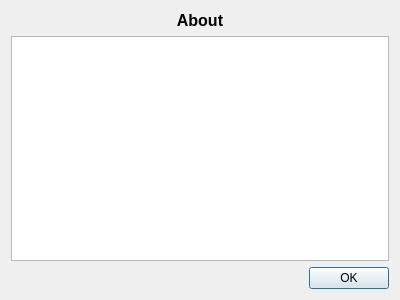
<?xml version="1.0" encoding="UTF-8"?>
<ui version="4.0">
 <class>InfoDialog</class>
 <widget class="QDialog" name="InfoDialog">
  <property name="geometry">
   <rect>
    <x>0</x>
    <y>0</y>
    <width>400</width>
    <height>300</height>
   </rect>
  </property>
  <property name="windowTitle">
   <string>Dialog</string>
  </property>
  <layout class="QVBoxLayout" name="verticalLayout">
   <item>
    <widget class="QLabel" name="label">
     <property name="font">
      <font>
       <pointsize>12</pointsize>
       <bold>true</bold>
      </font>
     </property>
     <property name="text">
      <string>About</string>
     </property>
     <property name="alignment">
      <set>Qt::AlignCenter</set>
     </property>
    </widget>
   </item>
   <item>
    <widget class="QTextBrowser" name="textBrowser">
     <property name="font">
      <font>
       <pointsize>11</pointsize>
      </font>
     </property>
    </widget>
   </item>
   <item>
    <widget class="QDialogButtonBox" name="buttonBox">
     <property name="cursor">
      <cursorShape>PointingHandCursor</cursorShape>
     </property>
     <property name="orientation">
      <enum>Qt::Horizontal</enum>
     </property>
     <property name="standardButtons">
      <set>QDialogButtonBox::Ok</set>
     </property>
    </widget>
   </item>
  </layout>
 </widget>
 <resources/>
 <connections>
  <connection>
   <sender>buttonBox</sender>
   <signal>accepted()</signal>
   <receiver>InfoDialog</receiver>
   <slot>accept()</slot>
   <hints>
    <hint type="sourcelabel">
     <x>248</x>
     <y>254</y>
    </hint>
    <hint type="destinationlabel">
     <x>157</x>
     <y>274</y>
    </hint>
   </hints>
  </connection>
  <connection>
   <sender>buttonBox</sender>
   <signal>rejected()</signal>
   <receiver>InfoDialog</receiver>
   <slot>reject()</slot>
   <hints>
    <hint type="sourcelabel">
     <x>316</x>
     <y>260</y>
    </hint>
    <hint type="destinationlabel">
     <x>286</x>
     <y>274</y>
    </hint>
   </hints>
  </connection>
 </connections>
</ui>
